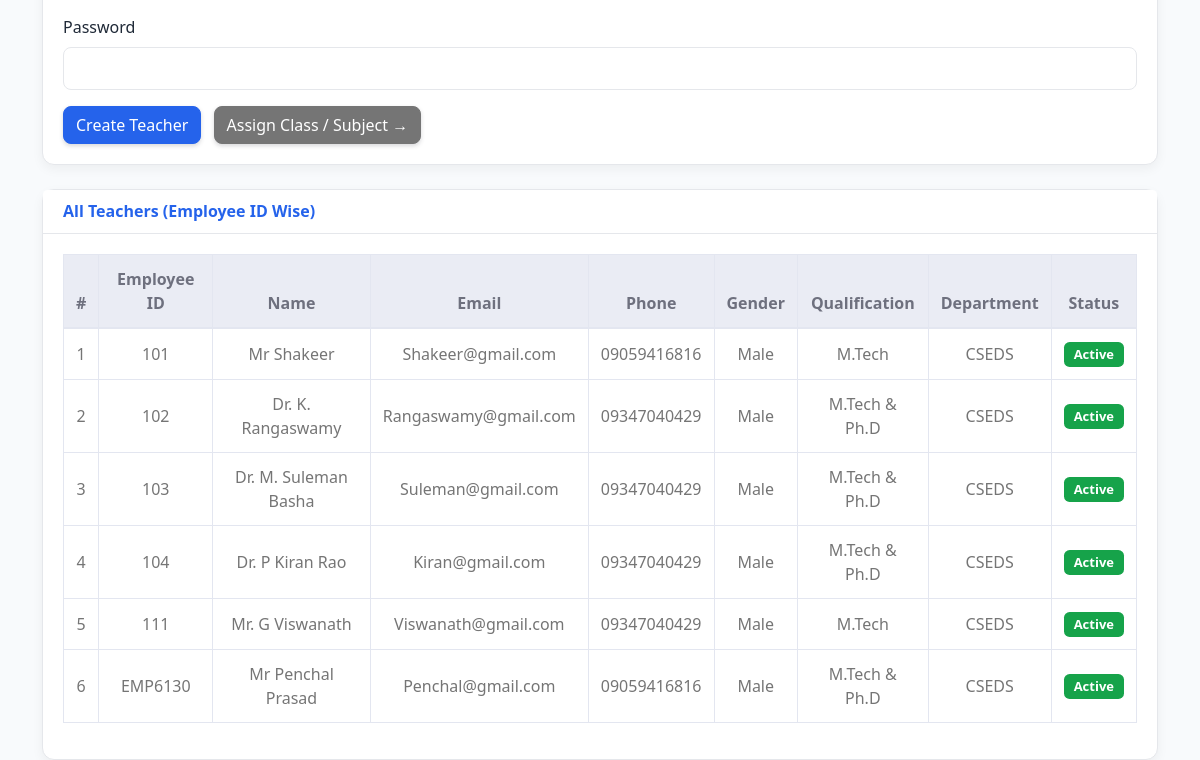
Page /Admin/createClassTeacher.php (signed in, lower part) on the earlier database version.
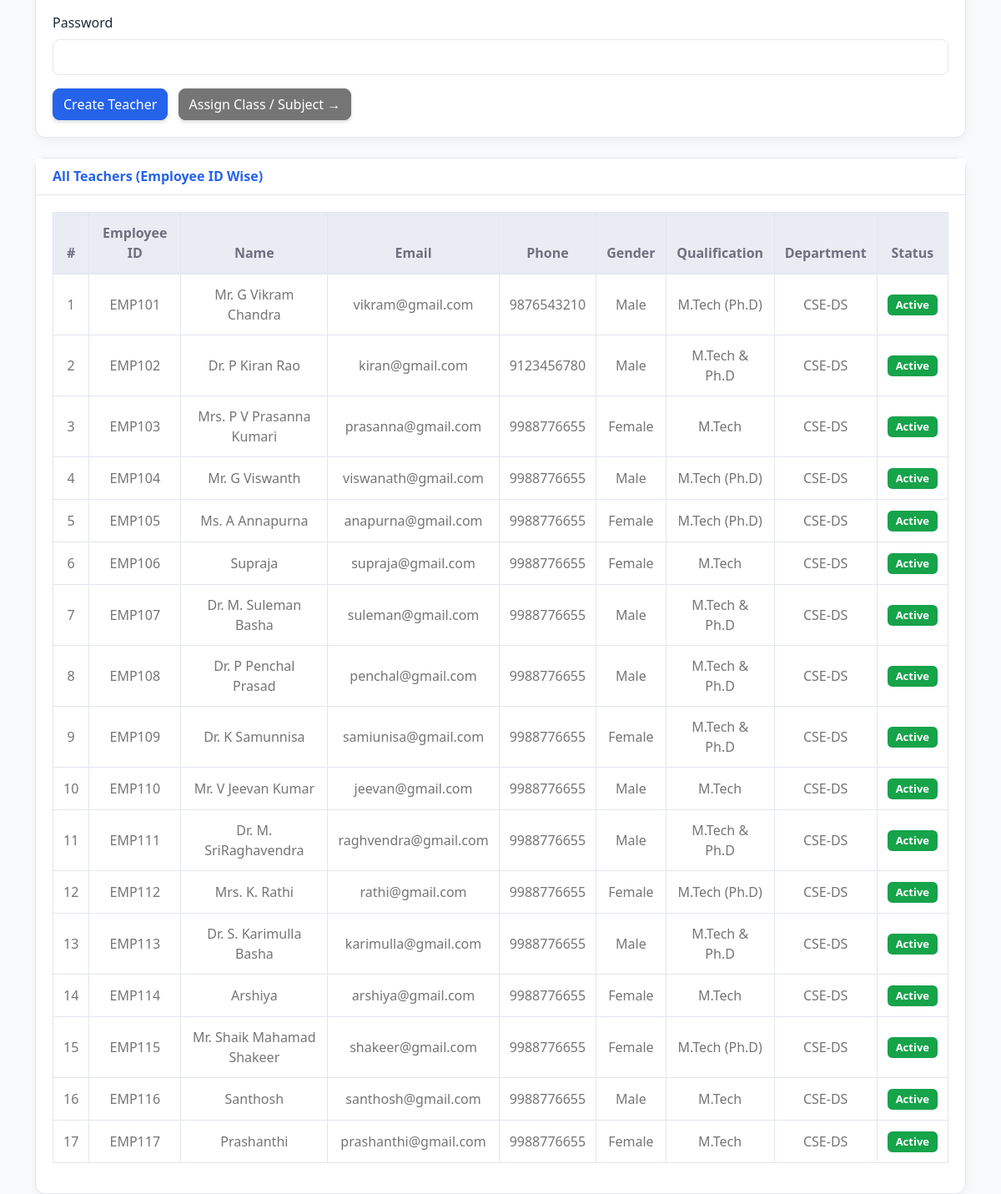
Same page on the later database version.
### tables this page shows
CREATE TABLE `tblteacher` (
  `teacher_id` int(11) NOT NULL,
  `employee_id` varchar(50) NOT NULL,
  `full_name` varchar(100) NOT NULL,
  `email` varchar(100) NOT NULL,
  `phone` varchar(15) DEFAULT NULL,
  `gender` enum('Male','Female') NOT NULL,
  `qualification` varchar(100) DEFAULT NULL,
  `department` varchar(100) DEFAULT NULL,
  `password` varchar(255) DEFAULT NULL,
  `status` enum('Active','Inactive') DEFAULT 'Active',
  `created_at` timestamp NOT NULL DEFAULT current_timestamp()
);

### Admin/createClassTeacher.php (the view, shortened to what this page needs)
<?php
include '../Includes/dbcon.php';
?>
<!DOCTYPE html>
<html lang="en">
<head>
<link href="../vendor/bootstrap/css/bootstrap.min.css" rel="stylesheet">
<link href="../css/global-ui.css" rel="stylesheet">
</head>
<body>
<div class="container mt-4">
<div class="card shadow mb-4">
<div class="card-body">
<form method="post">
<div class="form-group">
<label>Password</label>
<input type="password" name="password" class="form-control" required>
</div>
<button type="submit" name="save" class="btn btn-primary">
Create Teacher
</button>
<a href="assignTeacherToClassArm.php" class="btn btn-secondary ml-2">
Assign Class / Subject →
</a>
</form>
</div>
</div>
<div class="card shadow">
<div class="card-header bg-light">
<h6 class="m-0 font-weight-bold text-primary">
All Teachers (Employee ID Wise)
</h6>
</div>
<div class="card-body table-responsive">
<table class="table table-bordered table-hover">
<thead class="thead-light">
<tr>
<th>#</th>
<th>Employee ID</th>
<th>Name</th>
<th>Email</th>
<th>Phone</th>
<th>Gender</th>
<th>Qualification</th>
<th>Department</th>
<th>Status</th>
</tr>
</thead>
<tbody>
<?php
$sn = 1;
$list = $conn->query("
    SELECT *
    FROM tblteacher
    ORDER BY employee_id
");
while ($t = $list->fetch_assoc()) {
?>
<tr>
<td><?= $sn++ ?></td>
<td><?= htmlspecialchars($t['employee_id']) ?></td>
<td><?= htmlspecialchars($t['full_name']) ?></td>
<td><?= htmlspecialchars($t['email']) ?></td>
<td><?= htmlspecialchars($t['phone']) ?></td>
<td><?= htmlspecialchars($t['gender']) ?></td>
<td><?= htmlspecialchars($t['qualification']) ?></td>
<td><?= htmlspecialchars($t['department']) ?></td>
<td>
<span class="badge badge-<?= $t['status']=='Active'?'success':'secondary' ?>">
<?= $t['status'] ?>
</span>
</td>
</tr>
<?php } ?>
</tbody>
</table>
</div>
</div>
</div>
</body>
</html>

Differences in the rows shown:
removed tblteacher: employee "101", full_name "Mr Shakeer", email "Shakeer@gmail.com", phone "09059416816", gender "Male", qualification "M.Tech", department "CSEDS", status "Active"
removed tblteacher: employee "102", full_name "Dr. K. Rangaswamy", email "Rangaswamy@gmail.com", phone "09347040429", gender "Male", qualification "M.Tech & Ph.D", department "CSEDS", status "Active"
removed tblteacher: employee "103", full_name "Dr. M. Suleman Basha", email "Suleman@gmail.com", phone "09347040429", gender "Male", qualification "M.Tech & Ph.D", department "CSEDS", status "Active"
removed tblteacher: employee "104", full_name "Dr. P Kiran Rao", email "Kiran@gmail.com", phone "09347040429", gender "Male", qualification "M.Tech & Ph.D", department "CSEDS", status "Active"
removed tblteacher: employee "111", full_name "Mr. G Viswanath", email "Viswanath@gmail.com", phone "09347040429", gender "Male", qualification "M.Tech", department "CSEDS", status "Active"
removed tblteacher: employee "EMP6130", full_name "Mr Penchal Prasad", email "Penchal@gmail.com", phone "09059416816", gender "Male", qualification "M.Tech & Ph.D", department "CSEDS", status "Active"
added tblteacher: employee "EMP101", full_name "Mr. G Vikram Chandra", email "vikram@gmail.com", phone "9876543210", gender "Male", qualification "M.Tech (Ph.D)", department "CSE-DS", status "Active"
added tblteacher: employee "EMP102", full_name "Dr. P Kiran Rao", email "kiran@gmail.com", phone "9123456780", gender "Male", qualification "M.Tech & Ph.D", department "CSE-DS", status "Active"
added tblteacher: employee "EMP103", full_name "Mrs. P V Prasanna Kumari", email "prasanna@gmail.com", phone "9988776655", gender "Female", qualification "M.Tech", department "CSE-DS", status "Active"
added tblteacher: employee "EMP104", full_name "Mr. G Viswanth", email "viswanath@gmail.com", phone "9988776655", gender "Male", qualification "M.Tech (Ph.D)", department "CSE-DS", status "Active"
added tblteacher: employee "EMP105", full_name "Ms. A Annapurna", email "anapurna@gmail.com", phone "9988776655", gender "Female", qualification "M.Tech (Ph.D)", department "CSE-DS", status "Active"
added tblteacher: employee "EMP106", full_name "Supraja", email "supraja@gmail.com", phone "9988776655", gender "Female", qualification "M.Tech", department "CSE-DS", status "Active"
added tblteacher: employee "EMP107", full_name "Dr. M. Suleman Basha", email "suleman@gmail.com", phone "9988776655", gender "Male", qualification "M.Tech & Ph.D", department "CSE-DS", status "Active"
added tblteacher: employee "EMP108", full_name "Dr. P Penchal Prasad", email "penchal@gmail.com", phone "9988776655", gender "Male", qualification "M.Tech & Ph.D", department "CSE-DS", status "Active"
added tblteacher: employee "EMP109", full_name "Dr. K Samunnisa", email "samiunisa@gmail.com", phone "9988776655", gender "Female", qualification "M.Tech & Ph.D", department "CSE-DS", status "Active"
added tblteacher: employee "EMP110", full_name "Mr. V Jeevan Kumar", email "jeevan@gmail.com", phone "9988776655", gender "Male", qualification "M.Tech", department "CSE-DS", status "Active"
added tblteacher: employee "EMP111", full_name "Dr. M. SriRaghavendra", email "raghvendra@gmail.com", phone "9988776655", gender "Male", qualification "M.Tech & Ph.D", department "CSE-DS", status "Active"
added tblteacher: employee "EMP112", full_name "Mrs. K. Rathi", email "rathi@gmail.com", phone "9988776655", gender "Female", qualification "M.Tech (Ph.D)", department "CSE-DS", status "Active"
added tblteacher: employee "EMP113", full_name "Dr. S. Karimulla Basha", email "karimulla@gmail.com", phone "9988776655", gender "Male", qualification "M.Tech & Ph.D", department "CSE-DS", status "Active"
added tblteacher: employee "EMP114", full_name "Arshiya", email "arshiya@gmail.com", phone "9988776655", gender "Female", qualification "M.Tech", department "CSE-DS", status "Active"
added tblteacher: employee "EMP115", full_name "Mr. Shaik Mahamad Shakeer", email "shakeer@gmail.com", phone "9988776655", gender "Female", qualification "M.Tech (Ph.D)", department "CSE-DS", status "Active"
added tblteacher: employee "EMP116", full_name "Santhosh", email "santhosh@gmail.com", phone "9988776655", gender "Male", qualification "M.Tech", department "CSE-DS", status "Active"
added tblteacher: employee "EMP117", full_name "Prashanthi", email "prashanthi@gmail.com", phone "9988776655", gender "Female", qualification "M.Tech", department "CSE-DS", status "Active"
